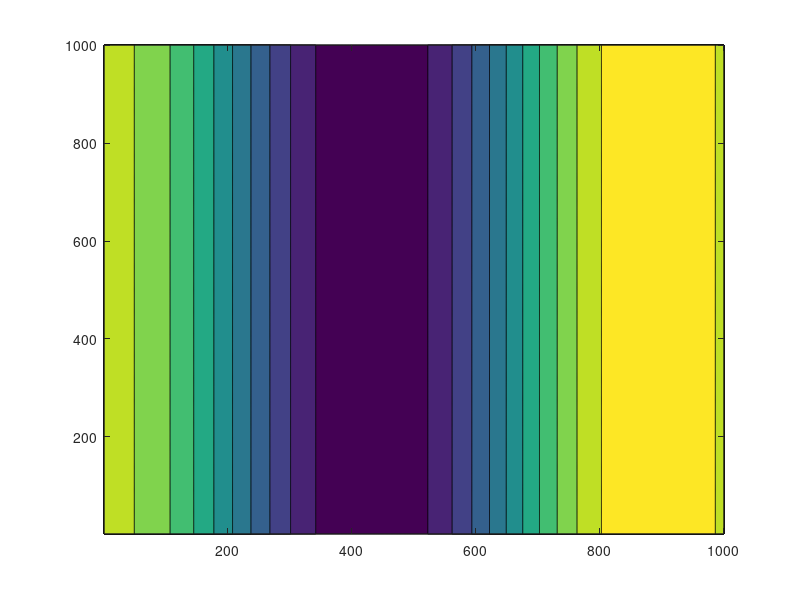
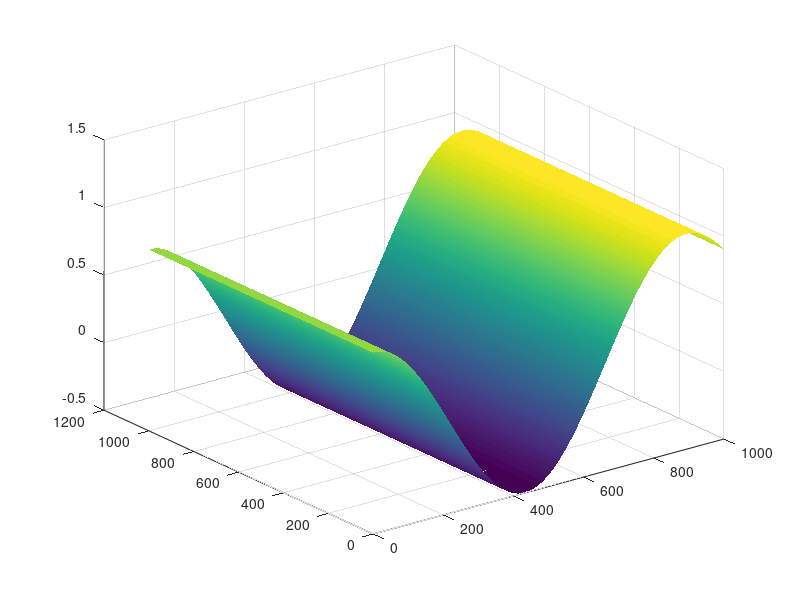
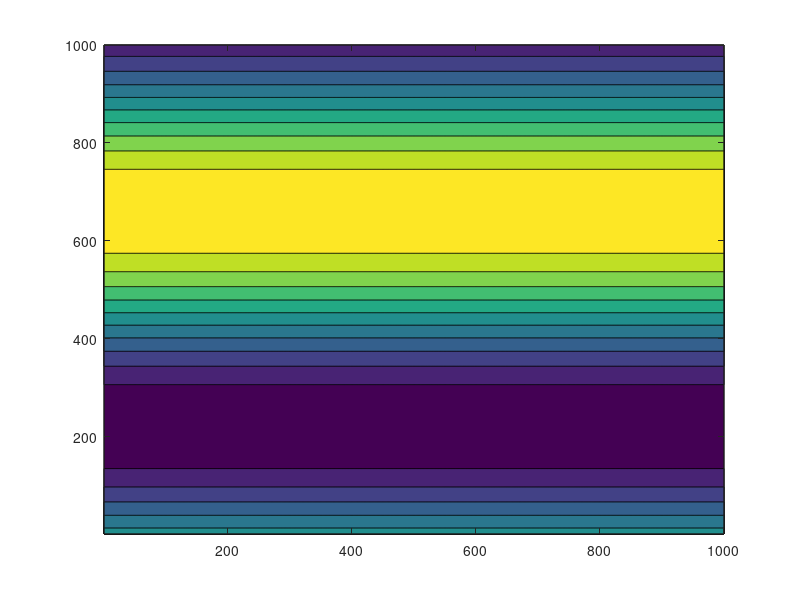
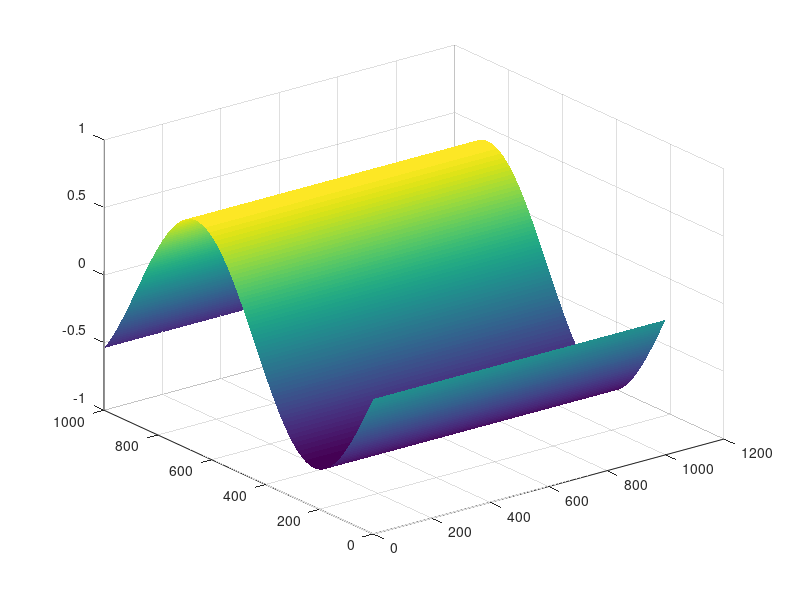

Here is the MATLAB script that generated these plots, in order:
dx = .01;
dy = .01;

x = [0:dx:10];
y = [0:dy:10];
nx = length(x);
ny = length(y);

[X,Y] = meshgrid(x,y);

% equation
Z = sin(X./1.4)+cos(Y./1.4)+(exp(X./4)).^(1/2);

% calculate the partial derivatives
dX = X(:,2:nx)-X(:,1:nx-1);
dZx = Z(:,2:nx)-Z(:,1:nx-1);
Z_X = dZx./dx;

figure(1)
contourf(Z_X) % the f fills in the contours
figure(2)
surf(Z_X)
shading('flat') % removes the gridlines

dY = diff(Y,1,1); % for diff(variable, nth order of derivative, dimension)
dZy = diff(Z); 
Z_Y = dZy./dy;

figure(3)
contourf(Z_Y)
figure(4)
surf(Z_Y)
shading('flat') % removes the gridlines

figure(5)
surf(Z)
shading('flat')

% calculate the midpoints so matrices match 100x100
Z_X_mid = .5*(Z_X(2:nx,:)+Z_X(1:nx-1,:));
Z_Y_mid = .5*(Z_Y(:,2:ny)+Z_Y(:,1:ny-1));
s = ((Z_X_mid).^2+(Z_Y_mid).^2).^(1/2);

figure(6)
subplot(2,1,1)
contourf(s)
subplot(2,1,2)
surf(s)
shading('flat')

% calculate the second-order partial derivatives
ddZx = diff(dZx,1,2);
Z_XX = ddZx./dx;

ddZy = diff(dZy,1,1);
Z_YY = ddZy./dy;

Z_XY = ddZx./(dx*dy);
Z_YX = ddZy./(dx*dy);

figure(7)
subplot(2,1,1)
contourf(Z_XX)
subplot(2,1,2)
surf(Z_XX)
shading('flat')

figure(8)
subplot(2,1,1)
contourf(Z_YY)
subplot(2,1,2)
surf(Z_YX)
shading('flat')

figure(9)
subplot(2,1,1)
contourf(Z_XY)
subplot(2,1,2)
surf(Z_XY)
shading('flat')